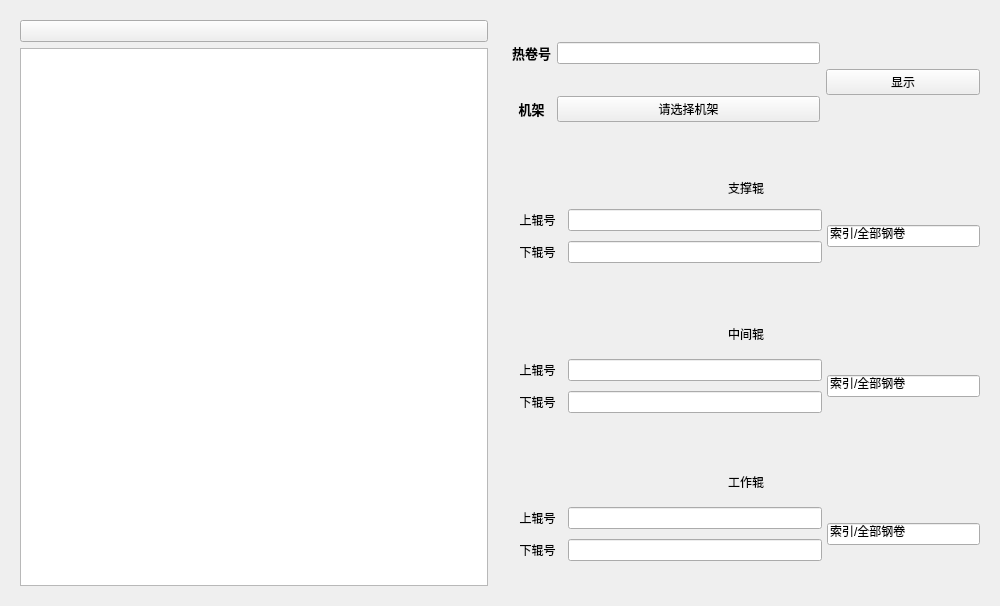
<?xml version="1.0" encoding="UTF-8"?>
<ui version="4.0">
 <class>RollingSearch</class>
 <widget class="QWidget" name="RollingSearch">
  <property name="geometry">
   <rect>
    <x>0</x>
    <y>0</y>
    <width>1000</width>
    <height>606</height>
   </rect>
  </property>
  <property name="windowTitle">
   <string>轧辊带钢索引查询</string>
  </property>
  <property name="windowIcon">
   <iconset resource="../../../qtResource/resource.qrc">
    <normaloff>:/icons/icons/查询.png</normaloff>:/icons/icons/查询.png</iconset>
  </property>
  <layout class="QHBoxLayout" name="horizontalLayout_2">
   <item>
    <layout class="QHBoxLayout" name="horizontalLayout" stretch="1,1">
     <item>
      <widget class="CardWidget" name="CardWidget">
       <layout class="QVBoxLayout" name="verticalLayout_2">
        <item>
         <widget class="CalendarPicker" name="CalendarPicker"/>
        </item>
        <item>
         <widget class="TableWidget" name="TableWidget"/>
        </item>
       </layout>
      </widget>
     </item>
     <item>
      <layout class="QVBoxLayout" name="verticalLayout" stretch="0,0,0,0">
       <item>
        <widget class="CardWidget" name="CardWidget_2">
         <layout class="QHBoxLayout" name="horizontalLayout_3" stretch="2,1">
          <item>
           <layout class="QGridLayout" name="gridLayout">
            <property name="verticalSpacing">
             <number>10</number>
            </property>
            <item row="0" column="0">
             <widget class="StrongBodyLabel" name="StrongBodyLabel">
              <property name="font">
               <font>
                <pointsize>10</pointsize>
                <weight>75</weight>
                <bold>true</bold>
               </font>
              </property>
              <property name="text">
               <string>热卷号</string>
              </property>
              <property name="alignment">
               <set>Qt::AlignCenter</set>
              </property>
             </widget>
            </item>
            <item row="0" column="1">
             <widget class="LineEdit" name="LineEdit"/>
            </item>
            <item row="1" column="0">
             <widget class="StrongBodyLabel" name="StrongBodyLabel_2">
              <property name="font">
               <font>
                <pointsize>10</pointsize>
                <weight>75</weight>
                <bold>true</bold>
               </font>
              </property>
              <property name="text">
               <string>机架</string>
              </property>
              <property name="alignment">
               <set>Qt::AlignCenter</set>
              </property>
             </widget>
            </item>
            <item row="1" column="1">
             <widget class="ComboBox" name="ComboBox">
              <property name="text">
               <string>请选择机架</string>
              </property>
             </widget>
            </item>
           </layout>
          </item>
          <item>
           <widget class="PrimaryPushButton" name="PrimaryPushButton">
            <property name="text">
             <string>显示</string>
            </property>
           </widget>
          </item>
         </layout>
        </widget>
       </item>
       <item>
        <widget class="CardWidget" name="CardWidget_3">
         <layout class="QVBoxLayout" name="verticalLayout_3">
          <property name="spacing">
           <number>1</number>
          </property>
          <property name="bottomMargin">
           <number>30</number>
          </property>
          <item>
           <widget class="SubtitleLabel" name="SubtitleLabel">
            <property name="maximumSize">
             <size>
              <width>16777215</width>
              <height>30</height>
             </size>
            </property>
            <property name="text">
             <string>支撑辊</string>
            </property>
            <property name="alignment">
             <set>Qt::AlignCenter</set>
            </property>
           </widget>
          </item>
          <item>
           <layout class="QGridLayout" name="gridLayout_2" columnstretch="1,5,3">
            <property name="horizontalSpacing">
             <number>5</number>
            </property>
            <property name="verticalSpacing">
             <number>10</number>
            </property>
            <item row="0" column="0">
             <widget class="BodyLabel" name="BodyLabel">
              <property name="text">
               <string>上辊号</string>
              </property>
              <property name="alignment">
               <set>Qt::AlignCenter</set>
              </property>
             </widget>
            </item>
            <item row="1" column="1">
             <widget class="LineEdit" name="LineEdit_3"/>
            </item>
            <item row="0" column="1">
             <widget class="LineEdit" name="LineEdit_2"/>
            </item>
            <item row="1" column="0">
             <widget class="BodyLabel" name="BodyLabel_2">
              <property name="text">
               <string>下辊号</string>
              </property>
              <property name="alignment">
               <set>Qt::AlignCenter</set>
              </property>
             </widget>
            </item>
            <item row="0" column="2" rowspan="2">
             <widget class="LineEdit" name="LineEdit_4">
              <property name="text">
               <string>索引/全部钢卷</string>
              </property>
             </widget>
            </item>
           </layout>
          </item>
         </layout>
        </widget>
       </item>
       <item>
        <widget class="CardWidget" name="CardWidget_4">
         <layout class="QVBoxLayout" name="verticalLayout_5">
          <property name="bottomMargin">
           <number>30</number>
          </property>
          <item>
           <widget class="SubtitleLabel" name="SubtitleLabel_3">
            <property name="maximumSize">
             <size>
              <width>16777215</width>
              <height>30</height>
             </size>
            </property>
            <property name="text">
             <string>中间辊</string>
            </property>
            <property name="alignment">
             <set>Qt::AlignCenter</set>
            </property>
           </widget>
          </item>
          <item>
           <layout class="QGridLayout" name="gridLayout_4" columnstretch="1,5,3">
            <property name="horizontalSpacing">
             <number>5</number>
            </property>
            <property name="verticalSpacing">
             <number>10</number>
            </property>
            <item row="0" column="0">
             <widget class="BodyLabel" name="BodyLabel_5">
              <property name="text">
               <string>上辊号</string>
              </property>
              <property name="alignment">
               <set>Qt::AlignCenter</set>
              </property>
             </widget>
            </item>
            <item row="1" column="1">
             <widget class="LineEdit" name="LineEdit_8"/>
            </item>
            <item row="0" column="1">
             <widget class="LineEdit" name="LineEdit_9"/>
            </item>
            <item row="1" column="0">
             <widget class="BodyLabel" name="BodyLabel_6">
              <property name="text">
               <string>下辊号</string>
              </property>
              <property name="alignment">
               <set>Qt::AlignCenter</set>
              </property>
             </widget>
            </item>
            <item row="0" column="2" rowspan="2">
             <widget class="LineEdit" name="LineEdit_10">
              <property name="text">
               <string>索引/全部钢卷</string>
              </property>
             </widget>
            </item>
           </layout>
          </item>
         </layout>
        </widget>
       </item>
       <item>
        <widget class="CardWidget" name="CardWidget_5">
         <layout class="QVBoxLayout" name="verticalLayout_6">
          <property name="bottomMargin">
           <number>30</number>
          </property>
          <item>
           <widget class="SubtitleLabel" name="SubtitleLabel_4">
            <property name="maximumSize">
             <size>
              <width>16777215</width>
              <height>30</height>
             </size>
            </property>
            <property name="text">
             <string>工作辊</string>
            </property>
            <property name="alignment">
             <set>Qt::AlignCenter</set>
            </property>
           </widget>
          </item>
          <item>
           <layout class="QGridLayout" name="gridLayout_5" columnstretch="1,5,3">
            <property name="horizontalSpacing">
             <number>5</number>
            </property>
            <property name="verticalSpacing">
             <number>10</number>
            </property>
            <item row="0" column="0">
             <widget class="BodyLabel" name="BodyLabel_7">
              <property name="text">
               <string>上辊号</string>
              </property>
              <property name="alignment">
               <set>Qt::AlignCenter</set>
              </property>
             </widget>
            </item>
            <item row="1" column="1">
             <widget class="LineEdit" name="LineEdit_11"/>
            </item>
            <item row="0" column="1">
             <widget class="LineEdit" name="LineEdit_12"/>
            </item>
            <item row="1" column="0">
             <widget class="BodyLabel" name="BodyLabel_8">
              <property name="text">
               <string>下辊号</string>
              </property>
              <property name="alignment">
               <set>Qt::AlignCenter</set>
              </property>
             </widget>
            </item>
            <item row="0" column="2" rowspan="2">
             <widget class="LineEdit" name="LineEdit_13">
              <property name="text">
               <string>索引/全部钢卷</string>
              </property>
             </widget>
            </item>
           </layout>
          </item>
         </layout>
        </widget>
       </item>
      </layout>
     </item>
    </layout>
   </item>
  </layout>
 </widget>
 <customwidgets>
  <customwidget>
   <class>ComboBox</class>
   <extends>QPushButton</extends>
   <header>qfluentwidgets</header>
  </customwidget>
  <customwidget>
   <class>PushButton</class>
   <extends>QPushButton</extends>
   <header>qfluentwidgets</header>
  </customwidget>
  <customwidget>
   <class>PrimaryPushButton</class>
   <extends>PushButton</extends>
   <header>qfluentwidgets</header>
  </customwidget>
  <customwidget>
   <class>CardWidget</class>
   <extends>QFrame</extends>
   <header>qfluentwidgets</header>
   <container>1</container>
  </customwidget>
  <customwidget>
   <class>CalendarPicker</class>
   <extends>QPushButton</extends>
   <header>qfluentwidgets</header>
  </customwidget>
  <customwidget>
   <class>BodyLabel</class>
   <extends>QLabel</extends>
   <header>qfluentwidgets</header>
  </customwidget>
  <customwidget>
   <class>StrongBodyLabel</class>
   <extends>QLabel</extends>
   <header>qfluentwidgets</header>
  </customwidget>
  <customwidget>
   <class>SubtitleLabel</class>
   <extends>QLabel</extends>
   <header>qfluentwidgets</header>
  </customwidget>
  <customwidget>
   <class>LineEdit</class>
   <extends>QLineEdit</extends>
   <header>qfluentwidgets</header>
  </customwidget>
  <customwidget>
   <class>TableWidget</class>
   <extends>QTableWidget</extends>
   <header>qfluentwidgets</header>
  </customwidget>
 </customwidgets>
 <resources>
  <include location="../../../qtResource/resource.qrc"/>
 </resources>
 <connections/>
</ui>
